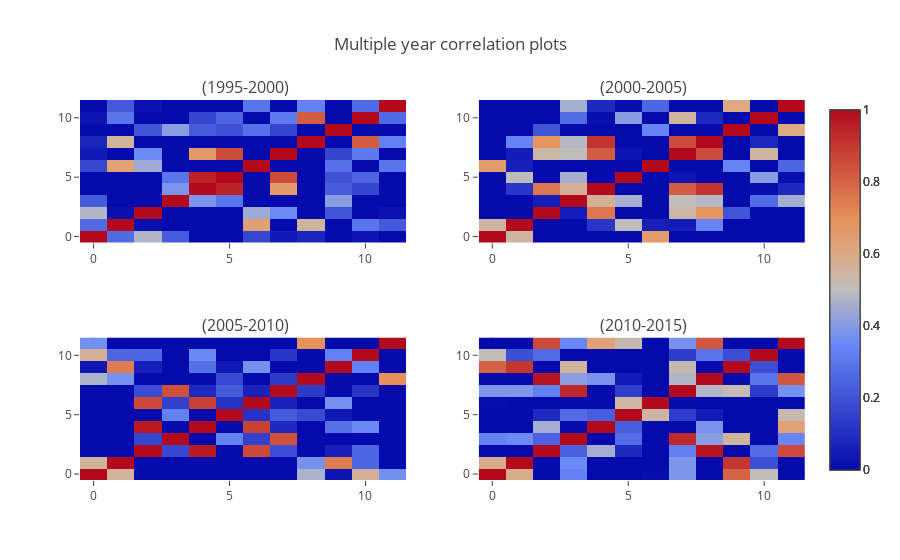

The notebook cell saved with this chart:
### Code cell
data, titles = [], []
for y in range(1995, 2015, 5):
    d, t = heatmap_days_to_expire(y, y+6, title_prefix='')
    d.zmin = 0
    d.zmax = 1
    data.append(d)
    titles.append(t)

plot_subplot(data, titles=titles, main_title='Multiple year correlation plots', rows=2, cols=2)

### Figure 1 — Plotly figure (JSON) as saved in the notebook; plotly's stock layout.template omitted (floating-point values rounded to 4 significant figures; data arrays with more than 128 entries replaced by an {"elided": "..."} marker saying what was removed)
{"data": [{"type": "heatmap", "xaxis": "x1", "yaxis": "y1", "z": {"elided": "12x12 float values"}, "zmax": 1, "zmin": 0}, {"type": "heatmap", "xaxis": "x2", "yaxis": "y2", "z": {"elided": "12x12 float values"}, "zmax": 1, "zmin": 0}, {"type": "heatmap", "xaxis": "x3", "yaxis": "y3", "z": {"elided": "12x12 float values"}, "zmax": 1, "zmin": 0}, {"type": "heatmap", "xaxis": "x4", "yaxis": "y4", "z": {"elided": "12x12 float values"}, "zmax": 1, "zmin": 0}], "layout": {"annotations": [{"font": {"size": 16}, "showarrow": false, "text": " (1995-2000)", "x": 0.225, "xanchor": "center", "xref": "paper", "y": 1, "yanchor": "bottom", "yref": "paper"}, {"font": {"size": 16}, "showarrow": false, "text": " (2000-2005)", "x": 0.775, "xanchor": "center", "xref": "paper", "y": 1, "yanchor": "bottom", "yref": "paper"}, {"font": {"size": 16}, "showarrow": false, "text": " (2005-2010)", "x": 0.225, "xanchor": "center", "xref": "paper", "y": 0.375, "yanchor": "bottom", "yref": "paper"}, {"font": {"size": 16}, "showarrow": false, "text": " (2010-2015)", "x": 0.775, "xanchor": "center", "xref": "paper", "y": 0.375, "yanchor": "bottom", "yref": "paper"}], "legend": {"orientation": "h"}, "showlegend": true, "title": "Multiple year correlation plots", "xaxis1": {"anchor": "y1", "domain": [0, 0.45], "fixedrange": false}, "xaxis2": {"anchor": "y2", "domain": [0.55, 1], "fixedrange": false}, "xaxis3": {"anchor": "y3", "domain": [0, 0.45], "fixedrange": false}, "xaxis4": {"anchor": "y4", "domain": [0.55, 1], "fixedrange": false}, "yaxis1": {"anchor": "x1", "domain": [0.625, 1], "fixedrange": false}, "yaxis2": {"anchor": "x2", "domain": [0.625, 1], "fixedrange": false}, "yaxis3": {"anchor": "x3", "domain": [0, 0.375], "fixedrange": false}, "yaxis4": {"anchor": "x4", "domain": [0, 0.375], "fixedrange": false}}}
